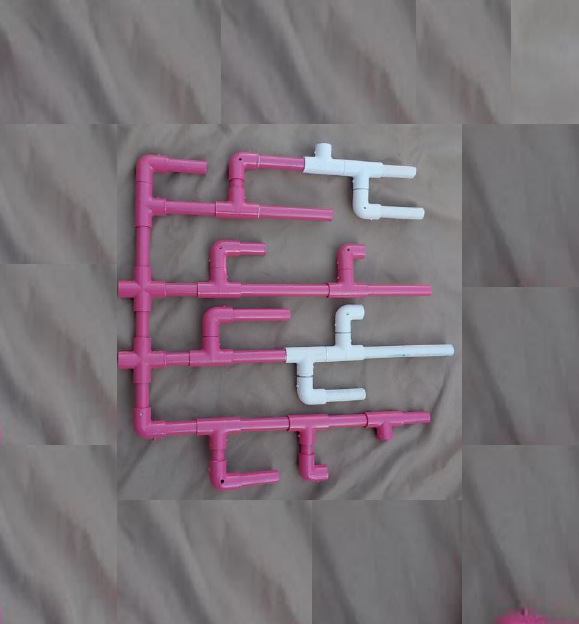
#> input picture Task 2.2/new.png, 579 x 624 px
$ python FINAL.py
#> lines starting #> are read from the running program, lines starting #| are printed output that depends on the picture; after the words box and inside, x2 and y2 are one past the last pixel; in counts of white or black regions, pixels touching at a corner belong together
#> further down, image is the input picture: shape (624, 579, 3); mean B, G, R 120.4, 114.5, 123.9
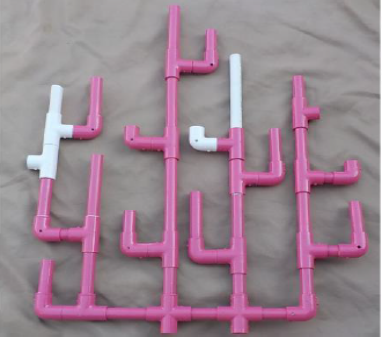
#> input picture Task 2.2/fin/temp.png, 382 x 337 px, found by its file name
#> further down, template is the input picture: shape (337, 382, 3); mean B, G, R 143.7, 131.2, 152.9
# USAGE
# add temp.png and new.png in same dir
# note : not disabling image shows unless we finish project
# import the necessary packages
import numpy as np
import imutils
import cv2


def align_images(image, template, maxFeatures=500, keepPercent=0.2,
                 debug=False):
    # convert both the input image and template to grayscale
#> called with maxFeatures = 500, keepPercent = 0.2, debug = True
    imageGray = cv2.cvtColor(image, cv2.COLOR_BGR2GRAY)
    templateGray = cv2.cvtColor(template, cv2.COLOR_BGR2GRAY)

    # use ORB to detect keypoints and extract (binary) local
    # invariant features
    orb = cv2.ORB_create(maxFeatures)
    (kpsA, descsA) = orb.detectAndCompute(imageGray, None)
#> kpsA = 500 keypoints; strongest (x, y, size): (352, 178, 31), (295, 363, 31), (350, 178, 37.2), (314, 388, 31)
    (kpsB, descsB) = orb.detectAndCompute(templateGray, None)
#> kpsB = 463 keypoints; strongest (x, y, size): (62, 138, 31), (61, 138, 37.2), (38, 170, 31), (37, 170, 37.2)

    # match the features
    method = cv2.DESCRIPTOR_MATCHER_BRUTEFORCE_HAMMING
    matcher = cv2.DescriptorMatcher_create(method)
    matches = matcher.match(descsA, descsB, None)
#> matches = 500 matches

    # sort the matches by their distance (the smaller the distance,
    # the "more similar" the features are)
    matches = sorted(matches, key=lambda x: x.distance)

    # keep only the top matches
    keep = int(len(matches) * keepPercent)
#> keep = 100
    matches = matches[:keep]
#> matches = 100 matches

    # check to see if we should visualize the matched keypoints
    if debug:
        matchedVis = cv2.drawMatches(image, kpsA, template, kpsB,
                                     matches, None)
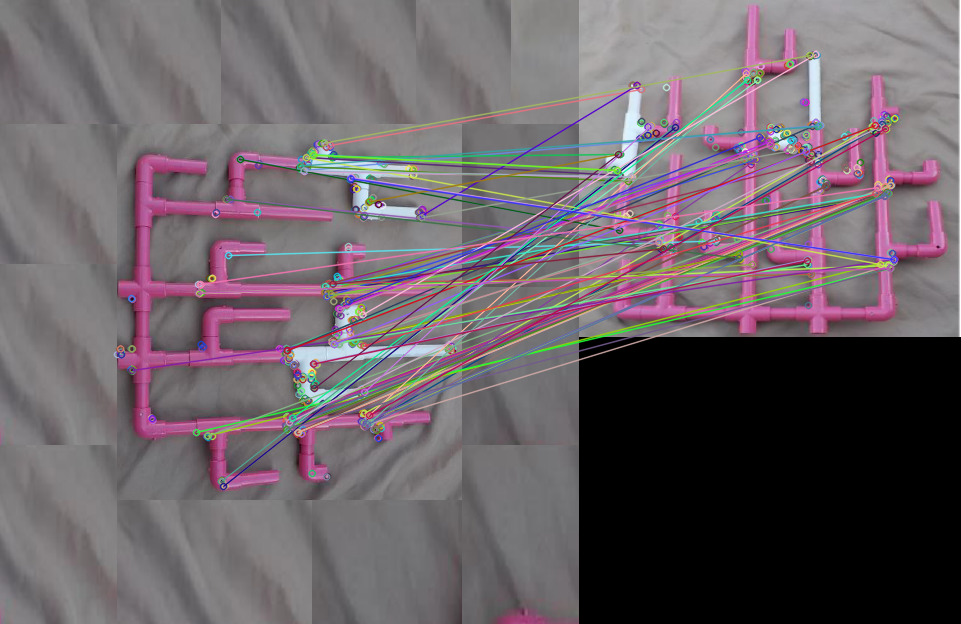
#> matchedVis: shape (624, 961, 3); mean B, G, R 103.2, 97.6, 106.9
        matchedVis = imutils.resize(matchedVis, width=1000)
#> matchedVis: shape (649, 1000, 3)
        cv2.imshow("Matched Keypoints", matchedVis)
        cv2.waitKey(0)

    # allocate memory for the keypoints (x,y-coordinates) from the
    # top matches -- we'll use these coordinates to compute our
    # homography matrix
    ptsA = np.zeros((len(matches), 2), dtype="float")
#> ptsA = 100 pairs, first value 0 to 0, second value 0 to 0
    ptsB = np.zeros((len(matches), 2), dtype="float")
#> ptsB = 100 pairs, first value 0 to 0, second value 0 to 0

    # loop over the top matches
    for (i, m) in enumerate(matches):
        # indicate that the two keypoints in the respective images
        # map to each other
        ptsA[i] = kpsA[m.queryIdx].pt
        ptsB[i] = kpsB[m.trainIdx].pt
#> this loop made 100 passes
#> after the loop, ptsA = 100 pairs, first value 132 to 422.4, second value 142.6 to 486; ptsB = 100 pairs, first value 37.2 to 315, second value 54 to 274

    # compute the homography matrix between the two sets of matched
    # points
    (H, mask) = cv2.findHomography(ptsA, ptsB, method=cv2.RANSAC)
#> H = [[0.0248, 1.01, -125.2], [-0.863, 0.00467, 441.7], [4.71e-05, 5.83e-06, 1]]; mask = 100 values, max 1 at index 2, min 0 at index 0, mean 0.35

    # use the homography matrix to align the images
    (h, w) = template.shape[:2]
#> h = 337; w = 382
    aligned = cv2.warpPerspective(image, H, (w, h))

    # return the aligned image
    return aligned


# construct the argument parser and parse the arguments

# load the input image and template from disk
print("[INFO] loading images...")
image = cv2.imread('new.png')
template = cv2.imread('temp.png')

# align the images
print("[INFO] aligning images...")
aligned = align_images(image, template, debug=True)

# resize both the aligned and template images so we can easily
# visualize them on our screen
aligned = imutils.resize(aligned, width=700)
#> aligned: shape (617, 700, 3)
template = imutils.resize(template, width=700)
#> template: shape (617, 700, 3)

# our first output visualization of the image alignment will be a
# side-by-side comparison of the output aligned image and the
# template
stacked = np.hstack([aligned, template])

# our second image alignment visualization will be *overlaying* the
# aligned image on the template, that way we can obtain an idea of
# how good our image alignment is
overlay = template.copy()
output = aligned.copy()
cv2.imwrite('over.png', overlay)
cv2.imwrite('out.png', output)
cv2.addWeighted(overlay, 0.5, output, 0.5, 0, output)
# show the two output image alignment visualizations
cv2.imshow("Image Alignment Stacked", stacked)
cv2.imshow("Image Alignment Overlay", output)
cv2.waitKey(0)


# define images class
class image:
    def __init__(self, img):
        self.original = cv2.resize(img, (500, 500))
        # self.original = cv2.resize(img, img.shape[:2])
        self.hsv = cv2.cvtColor(self.original, cv2.COLOR_BGR2HSV)
#> self.hsv: shape (500, 500, 3); mean H, S, V 125.3, 34.9, 153.7
#> in __init__ (call 2), `self.hsv = cv2.cvtColor(self.original, cv2.COLOR_BGR2HSV)`: self.hsv: shape (500, 500, 3); mean H, S, V 137.3, 34.9, 130.9


class changes_detector:
    def __init__(self):
        self.lower_purple = np.array([130, 50, 90])
        self.upper_purple = np.array([170, 255, 255])
        self.lower_white = np.array([0, 3, 220])
        self.upper_white = np.array([255, 255, 255])
        self.kernel = np.ones((2, 2), np.uint8)

    def detect(self, old_image, new_image):
        preview = new_image.original.copy()
        # create masks
        mask1 = cv2.inRange(old_image.hsv, self.lower_purple, self.upper_purple)
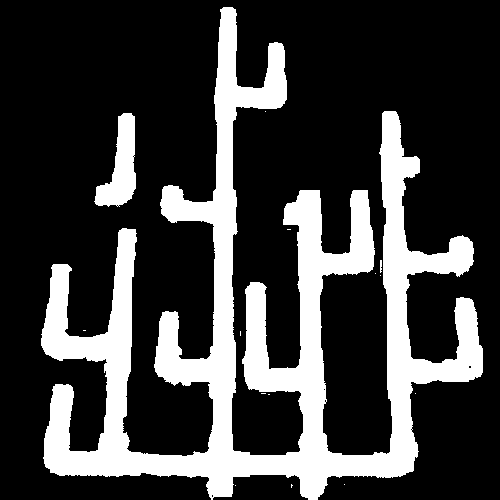
#> mask1: shape (500, 500); 23.9% white; 15 white regions (12 under 20 px), largest, box (x1, y1, x2, y2) and area: (41, 7, 483, 500) 57524, (94, 113, 136, 207) 2096, (380, 260, 382, 273) 23
        mask2 = cv2.inRange(new_image.hsv, self.lower_purple, self.upper_purple)
#> mask2: shape (500, 500); 19.8% white; 7 white regions (5 under 20 px), largest, box (x1, y1, x2, y2) and area: (41, 103, 484, 500) 49344, (239, 323, 242, 340) 41
        mask3 = cv2.inRange(old_image.hsv, self.lower_white, self.upper_white)
#> mask3: shape (500, 500); 2.4% white; 119 white regions (95 under 20 px), largest, box (x1, y1, x2, y2) and area: (36, 126, 96, 264) 2813, (302, 80, 316, 190) 1299, (249, 187, 284, 218) 692
        mask4 = cv2.inRange(new_image.hsv, self.lower_white, self.upper_white)
#> mask4: shape (500, 500); 3.3% white; 5 white regions (2 under 20 px), largest, box (x1, y1, x2, y2) and area: (35, 113, 132, 262) 3668, (247, 77, 335, 287) 3507, (338, 189, 371, 266) 989
        # extract purple parts and white parts from 2 images
        old_image_purple = cv2.bitwise_and(old_image.hsv, old_image.hsv, mask=mask1)
#> old_image_purple: shape (500, 500, 3); mean H, S, V 38.8, 26, 43.1
        old_image_white = cv2.bitwise_and(old_image.hsv, old_image.hsv, mask=mask3)
#> old_image_white: shape (500, 500, 3); mean H, S, V 2.8, 1.1, 5.8
        new_image_purple = cv2.bitwise_and(new_image.hsv, new_image.hsv, mask=mask2)
#> new_image_purple: shape (500, 500, 3); mean H, S, V 32.2, 24.1, 32.2
        new_image_white = cv2.bitwise_and(new_image.hsv, new_image.hsv, mask=mask4)
#> new_image_white: shape (500, 500, 3); mean H, S, V 3.4, 1.4, 7.7
        old_image_purple[mask1 > 0] = (255, 255, 255)
#> old_image_purple: shape (500, 500, 3); mean H, S, V 60.9, 60.9, 60.9
        new_image_purple[mask2 > 0] = (255, 255, 255)
#> new_image_purple: shape (500, 500, 3); mean H, S, V 50.4, 50.4, 50.4
        old_image_white[mask3 > 0] = (255, 255, 255)
#> old_image_white: shape (500, 500, 3); mean H, S, V 6.2, 6.2, 6.2
        new_image_white[mask4 > 0] = (255, 255, 255)
#> new_image_white: shape (500, 500, 3); mean H, S, V 8.3, 8.3, 8.3
        # apply opening morphology on results  to reduce noise
        old_image_white = cv2.morphologyEx(old_image_white, cv2.MORPH_OPEN, self.kernel)
#> old_image_white: shape (500, 500, 3); mean H, S, V 5.4, 5.4, 5.4
        new_image_white = cv2.morphologyEx(new_image_white, cv2.MORPH_OPEN, self.kernel)
#> new_image_white: shape (500, 500, 3); mean H, S, V 8.3, 8.3, 8.3
        # find the common purple part between the 2 images using bitwise xor
        common_purple = cv2.bitwise_xor(old_image_purple, new_image_purple)
#> common_purple: shape (500, 500, 3); mean H, S, V 20.2, 20.2, 20.2
        # growth = new image && common part
        growth = cv2.bitwise_and(new_image_purple, common_purple)
#> growth: shape (500, 500, 3); mean H, S, V 4.9, 4.9, 4.9
        # death  = old image && common
        death = cv2.bitwise_and(old_image_purple, common_purple)
#> death: shape (500, 500, 3); mean H, S, V 15.3, 15.3, 15.3
        # bloching = white new image && purple old image
        blotching = cv2.bitwise_and(new_image_white, old_image_purple)
#> blotching: shape (500, 500, 3); mean H, S, V 4.1, 4.1, 4.1
        # recovery = purple new image && white old image
        recovery = cv2.bitwise_and(new_image_purple, old_image_white)
#> recovery: shape (500, 500, 3); mean H, S, V 0.4, 0.4, 0.4
        # apply opening morphology on results  to reduce noise
        growth = cv2.morphologyEx(growth, cv2.MORPH_OPEN, self.kernel)
#> growth: shape (500, 500, 3); mean H, S, V 4, 4, 4
        death = cv2.morphologyEx(death, cv2.MORPH_OPEN, self.kernel)
#> death: shape (500, 500, 3); mean H, S, V 14.5, 14.5, 14.5
        blotching = cv2.morphologyEx(blotching, cv2.MORPH_OPEN, self.kernel)
#> blotching: shape (500, 500, 3); mean H, S, V 4.1, 4.1, 4.1
        recovery = cv2.morphologyEx(recovery, cv2.MORPH_OPEN, self.kernel)
#> recovery: shape (500, 500, 3); mean H, S, V 0.4, 0.4, 0.4
        # transform the growth and death images to the grey scale domain to get contours
        growth_grey_scale = cv2.cvtColor(growth, cv2.COLOR_BGR2GRAY)
#> growth_grey_scale: shape (500, 500); 1.6% white; 67 white regions (37 under 20 px), largest, box (x1, y1, x2, y2) and area: (43, 460, 210, 486) 994, (328, 459, 419, 488) 691, (234, 476, 301, 485) 449
        death_grey_scale = cv2.cvtColor(death, cv2.COLOR_BGR2GRAY)
#> death_grey_scale: shape (500, 500); 5.7% white; 66 white regions (35 under 20 px), largest, box (x1, y1, x2, y2) and area: (284, 191, 376, 310) 5038, (215, 8, 288, 123) 3716, (96, 114, 137, 207) 2086
        blotching_grey_scale = cv2.cvtColor(blotching, cv2.COLOR_BGR2GRAY)
#> blotching_grey_scale: shape (500, 500); 1.6% white; 3 white regions, box (x1, y1, x2, y2) and area: (285, 191, 337, 289) 1899, (97, 115, 134, 197) 1125, (340, 191, 372, 268) 985
        recovery_grey_scale = cv2.cvtColor(recovery, cv2.COLOR_BGR2GRAY)
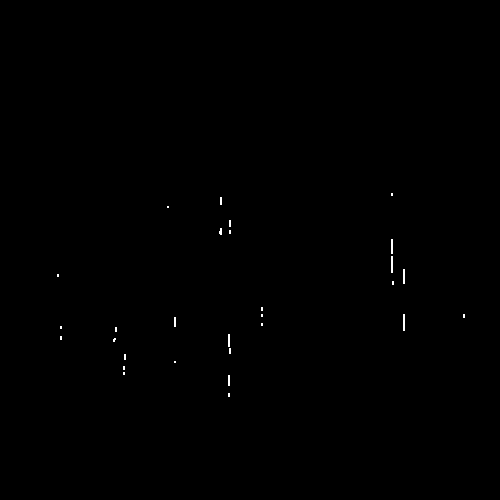
#> recovery_grey_scale: shape (500, 500); 0.15% white in thin lines or dots, all inside (x1, y1, x2, y2) = (57, 193, 465, 397)
        growth_thresh = cv2.threshold(growth_grey_scale, 127, 255, 0)[1]
        death_thresh = cv2.threshold(death_grey_scale, 127, 255, 0)[1]
        blotching_thresh = cv2.threshold(blotching_grey_scale, 127, 255, 0)[1]
        recovery_thresh = cv2.threshold(recovery_grey_scale, 127, 255, 0)[1]
        # find the contours
        growth_cnts = cv2.findContours(growth_thresh, cv2.RETR_TREE, cv2.CHAIN_APPROX_NONE)[1]
#> growth_cnts = 67 contours, 49 with area under 20; largest, box (x1, y1, x2, y2) and area: (43, 460, 210, 486) 812, (328, 459, 419, 488) 582, (234, 476, 301, 485) 375, (432, 374, 485, 391) 206, (383, 105, 402, 117) 112
        death_cnts = cv2.findContours(death_thresh, cv2.RETR_TREE, cv2.CHAIN_APPROX_NONE)[1]
#> death_cnts = 66 contours, 42 with area under 20; largest, box (x1, y1, x2, y2) and area: (284, 191, 376, 310) 4784, (215, 8, 288, 123) 3500, (96, 114, 137, 207) 1968, (323, 434, 391, 464) 476, (126, 452, 209, 463) 436
        blotching_cnts = cv2.findContours(blotching_thresh, cv2.RETR_TREE, cv2.CHAIN_APPROX_NONE)[1]
#> blotching_cnts = 4 contours, 1 with area under 20; largest, box (x1, y1, x2, y2) and area: (285, 191, 337, 289) 1758, (97, 115, 134, 197) 1028, (340, 191, 372, 268) 886
        recovery_cnts = cv2.findContours(recovery_thresh, cv2.RETR_TREE, cv2.CHAIN_APPROX_NONE)[1]
#> recovery_cnts = 29 contours, all with area under 20
        # draw the contours on the preview image
        area = 120
        for c in growth_cnts:
            if cv2.contourArea(c) > area:
                peri = cv2.arcLength(c, True)
                approx = cv2.approxPolyDP(c, 0.02 * peri, True)
                x, y, w, h = cv2.boundingRect(approx)
                # green
                cv2.rectangle(preview, (x, y), (x + w, y + h), (0, 255, 0), 2)
                cv2.putText(preview, "growth " , (x + w + 20, y + 20), cv2.FONT_HERSHEY_COMPLEX, 0.7,
                            (0, 255, 0), 2)
#> this loop made 67 passes
#> (peri, approx, x, y, w, h) on passes 5 to 6: (151.8, [[234, 478], [238, 484], [300, 484], [297, 477]], 234, 477, 67, 8), (387.9, [[43, 460], [54, 481], [209, 481], [60, 477]], 43, 460, 167, 22)
#> (peri, x, y, w, h) on passes 7, 26: (234, 328, 459, 91, 28), (128.2, 432, 374, 53, 17)
                # cv2.drawContours(preview, c, -1, (0, 255, 0), 1)
        for c in death_cnts:
            if cv2.contourArea(c) > area:
                peri = cv2.arcLength(c, True)
                approx = cv2.approxPolyDP(c, 0.02 * peri, True)
                x, y, w, h = cv2.boundingRect(approx)
                # cyan
                cv2.rectangle(preview, (x, y), (x + w, y + h), (0, 255, 255), 2)
                cv2.putText(preview, "death ", (x + w + 20, y + 20), cv2.FONT_HERSHEY_COMPLEX, 0.7,
                            (0, 255, 255), 2)
#> this loop made 66 passes
#> (peri, x, y, w, h) on passes 3, 4, 5, 10, 57, 64, 66: (154, 233, 453, 68, 11), (183.1, 126, 453, 83, 10), (75.21, 69, 451, 31, 8), (193.3, 323, 434, 68, 28), (534.4, 284, 191, 90, 119), (251.2, 97, 114, 40, 93), (453.2, 217, 8, 67, 115)
#> c on passes 7, 13, 15, 17, 26, 27: [[299, 442], [299, 443], [300, 443], [300, 442]], [[69, 434], [69, 435], [70, 435], [70, 434]], [[231, 424], [231, 425], [232, 425], [232, 424]], [[325, 403], [325, 404], [326, 404], [326, 403]], [[105, 365], [105, 366], [106, 366], [106, 365]], [[88, 360], [88, 361], [89, 361], [89, 360]]
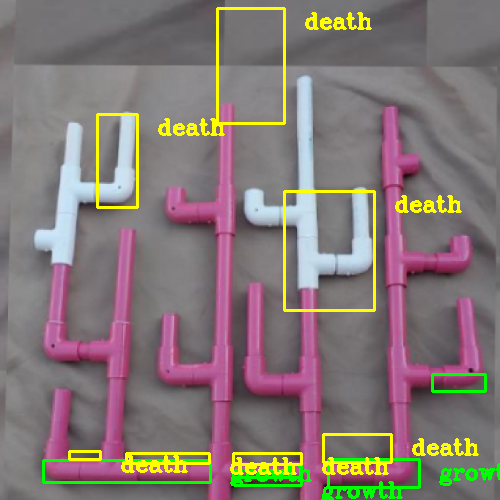
#> preview: shape (500, 500, 3); mean B, G, R 116.8, 119.2, 131.5
                # cv2.drawContours(preview, c, -1, (0, 255, 255), 1)
        for c in blotching_cnts:
            if cv2.contourArea(c) > area:
                peri = cv2.arcLength(c, True)
                approx = cv2.approxPolyDP(c, 0.02 * peri, True)
                x, y, w, h = cv2.boundingRect(approx)
                # blue
                cv2.rectangle(preview, (x, y), (x + w, y + h), (0, 0, 255), 2)
                cv2.putText(preview, "blotching ", (x + w + 20, y + 20), cv2.FONT_HERSHEY_COMPLEX, 0.7,
                            (0, 0, 255), 2)
#> this loop made 4 passes
#> (peri, x, y, w, h) on passes 1 to 3: (207.8, 340, 191, 32, 76), (294.3, 285, 191, 52, 98), (222.7, 98, 115, 35, 82)
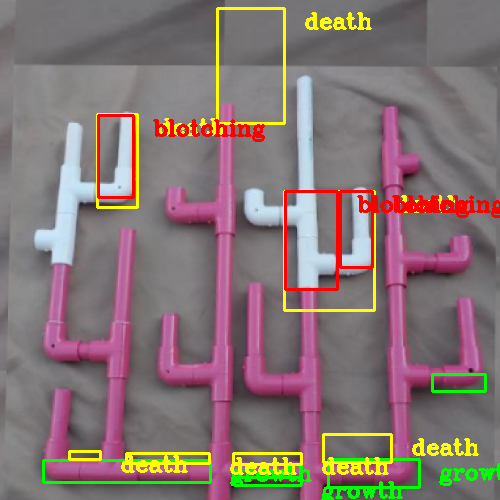
#> preview: shape (500, 500, 3); 1.96% of pixels changed, all inside (x1, y1, x2, y2) = (97, 114, 500, 291)
                # cv2.drawContours(preview, c, -1, (0, 0, 255), 1)
        for c in recovery_cnts:
            if cv2.contourArea(c) > area:
                peri = cv2.arcLength(c, True)
                approx = cv2.approxPolyDP(c, 0.02 * peri, True)
                x, y, w, h = cv2.boundingRect(approx)
                cv2.rectangle(preview, (x, y), (x + w, y + h), (255, 0, 0), 2)
                # red
                cv2.putText(preview, "recovery " , (x + w + 20, y + 20), cv2.FONT_HERSHEY_COMPLEX, 0.7,
                            (255,0 , 0), 2)
#> this loop made 29 passes
#> c on passes 5, 27: [[174, 361], [174, 362], [175, 362], [175, 361]], [[167, 206], [167, 207], [168, 207], [168, 206]]
                # [5 lines of commented-out code are left out]

        return np.hstack([old_image.original, new_image.original, preview])
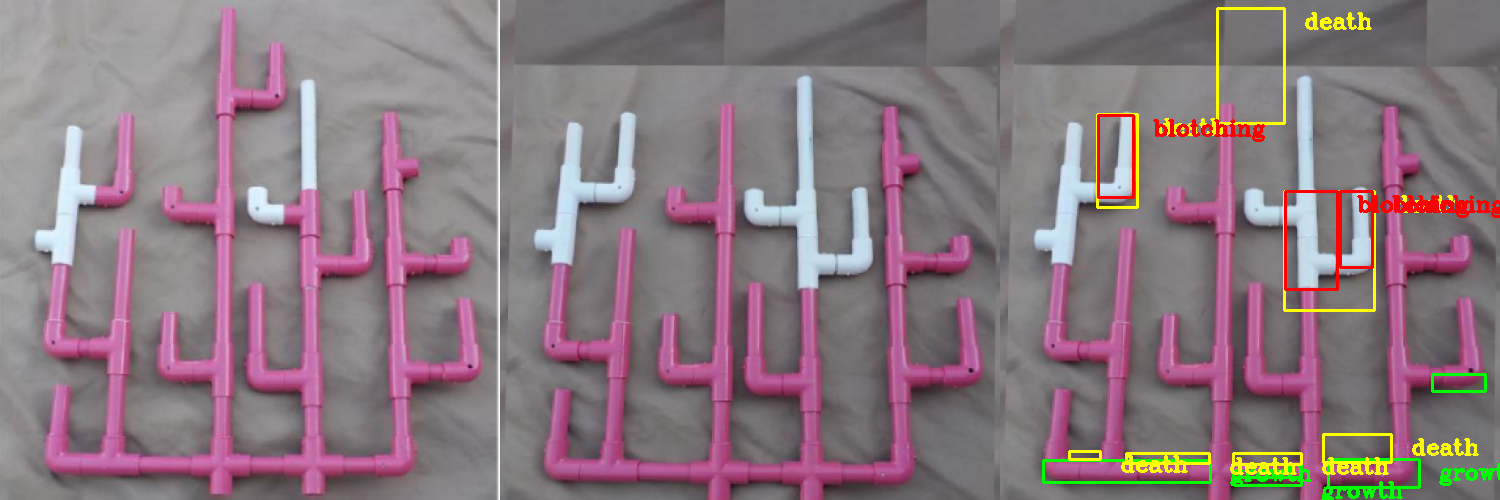
#> returned value: shape (500, 1500, 3); mean of channels 0, 1, 2 127, 119.3, 138.3; drawn as B, G, R


# load the image
old_image = image(template)
cv2.imshow('temp', template)
cv2.imshow('aligned', aligned)
cv2.waitKey(0)
new_image = image(aligned)
# create images detector
imagedetector = changes_detector()
# draw output
cv2.imshow("input_images", imagedetector.detect(old_image, new_image))
cv2.waitKey(0)
